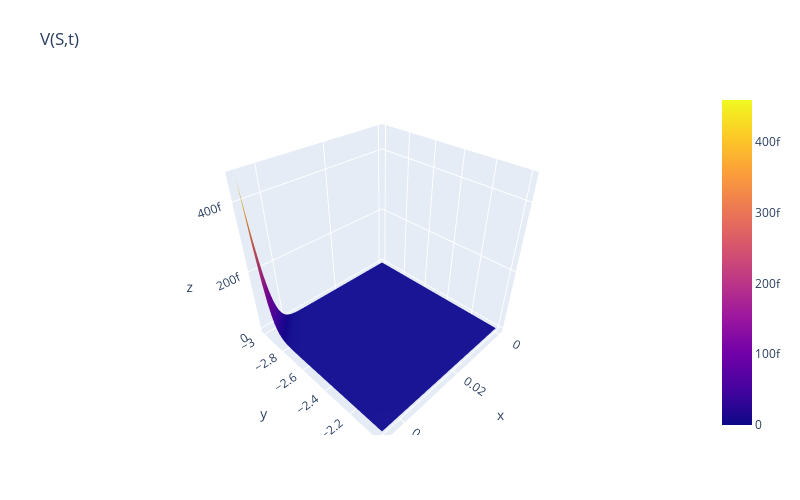

The cell this chart's notebook holds for it:
### Markdown cell above
### Vega with Finite Differencies

### Code cell
grid0 = cn_scheme(grid0)
grid_ = cn_scheme(grid_)
net0 = grid0.net
net_ = grid_.net
vega = (net0[250:,:] - net_[250:,:]) / (stock.volatility - stock_.volatility)

grid_.net = vega
grid_.plot(0, cut=False)

### Figure 1 — Plotly figure (JSON) as saved in the notebook; plotly's stock layout.template omitted (floating-point values rounded to 4 significant figures; data arrays with more than 128 entries replaced by an {"elided": "..."} marker saying what was removed)
{"data": [{"x": {"elided": "201 float values"}, "y": {"elided": "301 float values"}, "z": {"elided": "51x201 float values"}, "type": "surface"}], "layout": {"margin": {"l": 65, "r": 50, "b": 65, "t": 90}, "title": {"text": "V(S,t)"}, "autosize": false, "width": 800, "height": 500}}
